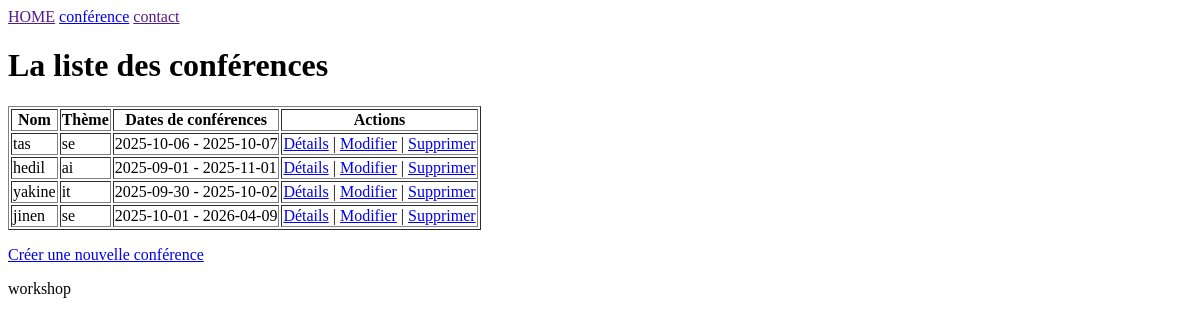
The page /conference/liste/ on the database as committed earlier.
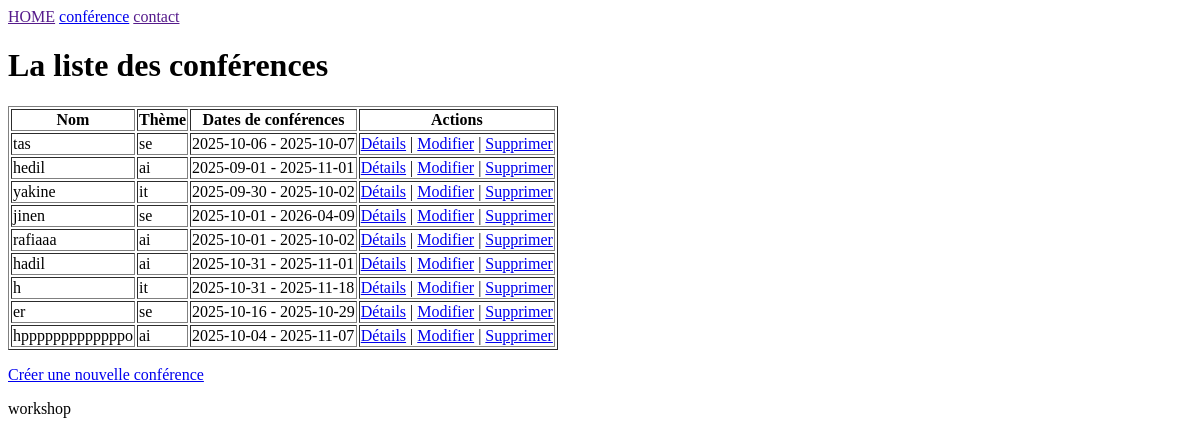
The same page on the database as committed later.
### ConfirencApp/models.py (models this page shows, shortened)
class Confirence(models.Model):
    confirence_id = models.AutoField(primary_key=True)
    name = models.CharField(max_length=255)
    THEME = [
        ("ai", "computer science & ia"),
        ("se", "science & eng"),
        ("sc", "education"),
        ("it", "interdisciplinary themes"),
    ]
    theme = models.CharField(max_length=255, choices=THEME)
    location = models.CharField(max_length=255)
    description = models.CharField(max_length=255,
                                   validators=[
        MaxLengthValidator(30,"vous avez depasser le nombre de caractere autoriser")
    ])
    start_date = models.DateField()
    end_date = models.DateField()
    created_at = models.DateTimeField(auto_now_add=True)
    updated_at = models.DateTimeField(auto_now=True)

### ConfirencApp/views.py (the view)
# urls.py: path("liste/", views.liste_confirences, name="liste_confirences"),          # Vue fonctionnelle
def liste_confirences(request):
    confirences_liste = Confirence.objects.all()
    return render(request, "liste.html", {"liste": confirences_liste})

### GestionConference/Templates/liste.html
{% extends 'base.html' %}
{% block content %}
<h1>La liste des conférences</h1>
<table border="1">
    <thead>
        <tr>
            <th>Nom</th>
            <th>Thème</th>
            <th>Dates de conférences</th>
            <th>Actions</th>
        </tr>
    </thead>
    <tbody>
        {% for conf in liste %}
        <tr>
            <td>{{ conf.name }}</td>
            <td>{{ conf.theme }}</td>
            <td>{{ conf.start_date|date:"Y-m-d" }} - {{ conf.end_date|date:"Y-m-d" }}</td>
            <td>
                <a href="{% url 'details_confirence' pk=conf.pk %}">Détails</a> |
                <a href="{% url 'modifier_confirence' pk=conf.pk %}">Modifier</a> |
                <a href="{% url 'supprimer_confirence' pk=conf.pk %}">Supprimer</a>
            </td>
        </tr>
        {% empty %}
        <tr>
            <td colspan="4">Aucune conférence n'est disponible pour le moment.</td>
        </tr>
        {% endfor %}
    </tbody>
</table>
<p>
    <a href="{% url 'creer_confirence' %}">Créer une nouvelle conférence</a>
</p>
{% endblock %}

Rows that differ between the two databases and show on the page:
added Confirence: name "rafiaaa", theme "ai", start_date "2025-10-01", end_date "2025-10-02"
added Confirence: name "hadil", theme "ai", start_date "2025-10-31", end_date "2025-11-01"
added Confirence: name "h", theme "it", start_date "2025-10-31", end_date "2025-11-18"
added Confirence: name "er", theme "se", start_date "2025-10-16", end_date "2025-10-29"
added Confirence: name "hpppppppppppppo", theme "ai", start_date "2025-10-04", end_date "2025-11-07"
